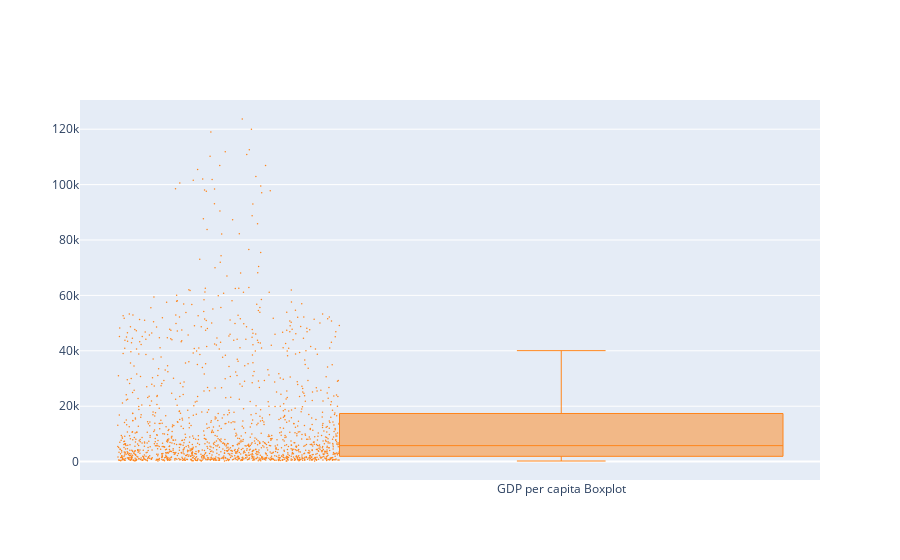

The code cell stored with this chart in its notebook:
### Code cell
fig_3.add_trace(go.Box(y = df['gdp_per_capita'], name = 'GDP per capita Boxplot',
                     boxpoints='all',
            jitter=0.5,
            width = 0.1,
            marker_color='#FF851B',
            hovertext = df['country'],
            whiskerwidth=0.2,
            marker_size=1.5,
            line_width=1))

### Figure 1 — Plotly figure (JSON) as saved in the notebook; plotly's stock layout.template omitted (floating-point values rounded to 4 significant figures; data arrays with more than 128 entries replaced by an {"elided": "..."} marker saying what was removed)
{"data": [{"boxpoints": "all", "hovertext": {"elided": "1504 str values"}, "jitter": 0.5, "line": {"width": 1}, "marker": {"color": "#FF851B", "size": 1.5}, "name": "GDP per capita Boxplot", "type": "box", "whiskerwidth": 0.2, "width": 0.1, "y": {"elided": "1504 float values"}}], "layout": {"autosize": true, "xaxis": {"autorange": true, "range": [-0.1085, 0.05834], "type": "category"}, "yaxis": {"autorange": true, "range": [-6636.0, 130500.0], "type": "linear"}}}
